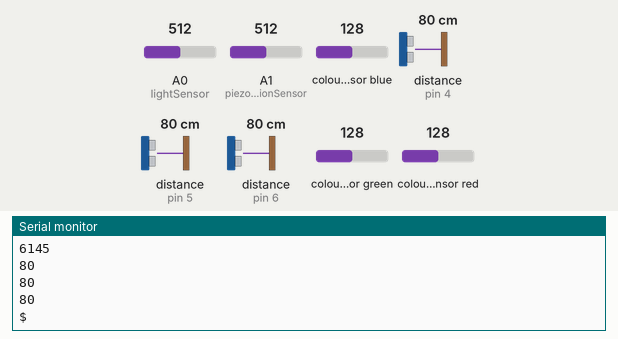
This sketch was run on a simulated Arduino Uno, built with avr-gcc and run on an emulated ATmega328P. Parts: the last lines printed to the serial monitor. The test bench sets the inputs (shaded band); at power-on: colour sensor blue 128, distance to the obstacle (sensors on pin 4, pin 5, pin 6) 80 cm, A0 (lightSensor) = 512, colour sensor green 128, A1 (piezoVibrationSensor) = 512, colour sensor red 128.

Above: at 1.2 s.
1.3 s: colour sensor blue set to 5
At 1.41 s:
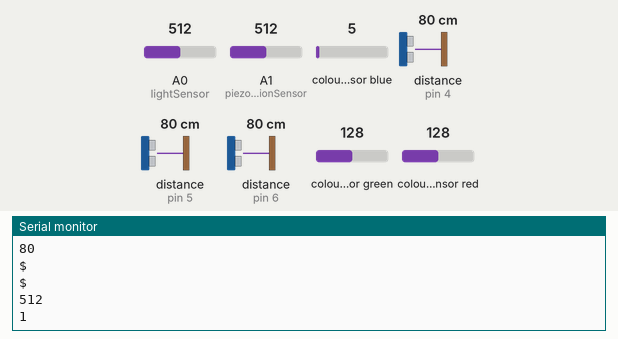
2.8 s: distance to the obstacle (sensor on pin 4) set to 2 cm
At 2.93 s:
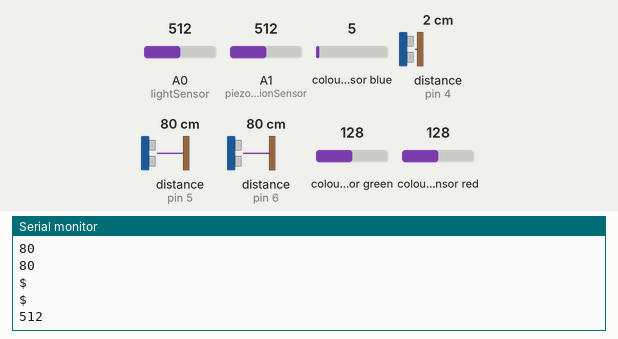
4.3 s: distance to the obstacle (sensor on pin 5) set to 4 cm
At 4.64 s:
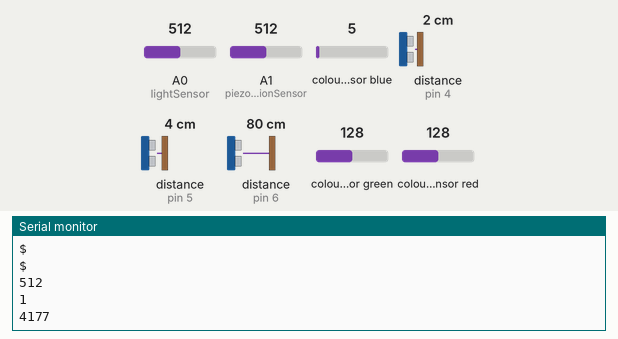
5.8 s: distance to the obstacle (sensor on pin 6) set to 9 cm
At 6.4 s:
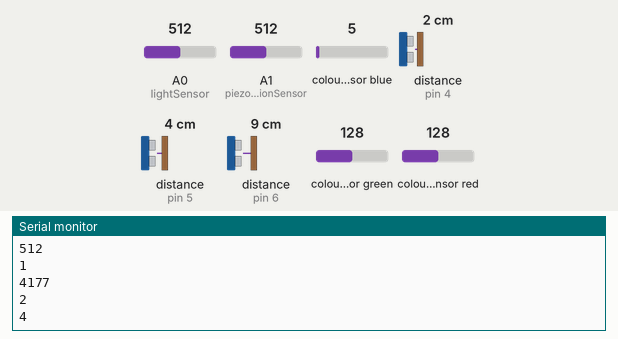
7.3 s: A0 (lightSensor) set to 490
At 7.9 s:
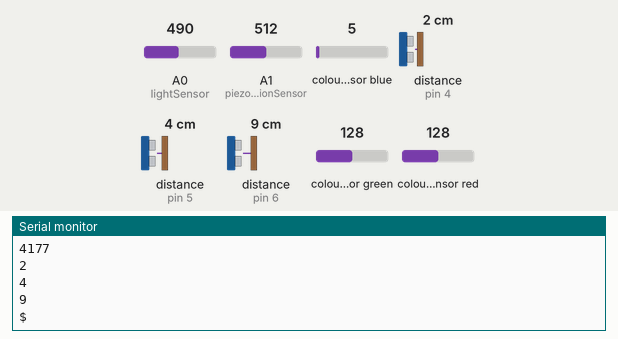
8.8 s: colour sensor green set to 5
Timing chart, 0 to 11.3 s (numbered marks = the images above; inputs shaded):
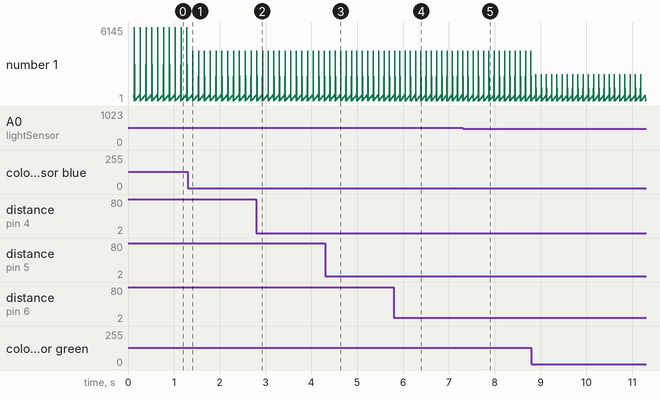

Measured:
- after the input at 4.3 s, the serial monitor: prints a new line after 0.11 s (image 3)
- after the input at 5.8 s, the serial monitor: prints a new line at once (image 4)
- after the input at 7.3 s, the serial monitor: prints a new line after 0.22 s (image 5)
- plotted number 1: 9 → 220 after the input at 8.8 s

The sketch:

SWBS_ReadSensors.ino
```cpp
#include <Wire.h>  //For i2c SDA-A4, SCl-A5
#include <Adafruit_TCS34725.h> //color sensor library
#include <Ultrasonic.h> // ultrasonic Sensor library

//Pin Definitions

// AnalogPins
int lightSensor = A0;
int piezoVibrationSensor = A1;
// DigitalPins
Ultrasonic usWhite(4);
Ultrasonic usGreen(5);
Ultrasonic usBrown(6);

//Sensor Configurations

Adafruit_TCS34725 tcs = Adafruit_TCS34725(TCS34725_INTEGRATIONTIME_50MS, TCS34725_GAIN_4X);

struct BinStatus
{
  byte white;
  byte green;
  byte brown;
}binstatus;

boolean colorSensorCheck;

void setup() {
  Serial.begin(9600);
  if (tcs.begin()) {
//        Serial.println("Color Sensor Detected");
        colorSensorCheck = true;
    } else {
//        Serial.println("No Color Sensor found ... check your connections...");
        colorSensorCheck = false;
//        while (1); // halt!
    }
}

void loop() {

    //To detect the material
    short vibrationSensor = analogRead(piezoVibrationSensor);

    while(vibrationSensor < 500)
    {
      vibrationSensor = 0;
      vibrationSensor = analogRead(piezoVibrationSensor);
    }
    vibrationSensor = 1; // bottle detected

    //To find Bottle cleaniness
    short lightSensor = analogRead(lightSensor);

    //TO find the color
    int clearValue, red, green, blue;
    tcs.setInterrupt(false);      // turn on LED
    delay(60);  // takes 50ms to read
    tcs.getRawData(&red, &green, &blue, &clearValue);
    tcs.setInterrupt(true);  // turn off LED

    // error in color sensor
    if(colorSensorCheck == false)
    {
      red = 10;
      green = 20;
      blue = 30;
    }

    //checking the Bin status
    binstatus.white = usWhite.MeasureInCentimeters();
    binstatus.green = usGreen.MeasureInCentimeters();
    binstatus.brown = usBrown.MeasureInCentimeters();

    //send data to raspberry pi
    // formating the packet by padding it with '$' at the beginning and end

     short dataPacket[6];

     dataPacket[0] = lightSensor;
     dataPacket[1] = vibrationSensor;
     dataPacket[2] = clearValue+red+green+blue;
     dataPacket[3] = binstatus.white;
     dataPacket[4] = binstatus.green;
     dataPacket[5] = binstatus.brown;

     Serial.println('$');
     for(int i=0;i<6;i++)
     {
      Serial.println(dataPacket[i]);
     }
     Serial.println('$');
}
```
